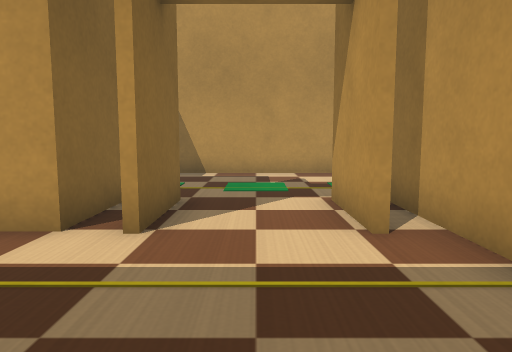
[1] (above)

13 first-person views from a walk through a Webots world. The camera is 0.23 m above the floor, tilts 6° down and sees 70° across. The floor is counted in squares, 0.2 m on a side. Each view is taken from the middle of a square. On the plan, view 1 faces up. The plan holds only what a view shows up to about 14 squares ahead; the rest is blank. The place goes on beyond the plan. The robots in the file are not drawn. Webots' stock objects and surfaces are drawn as simple stand-ins.

[2]
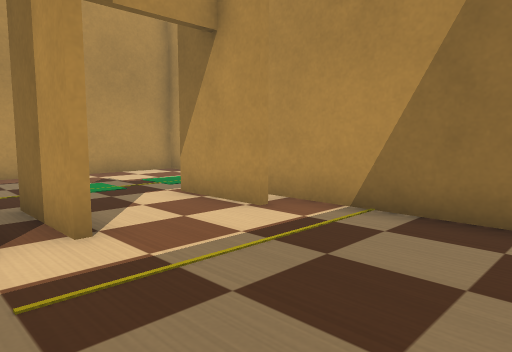

[3]
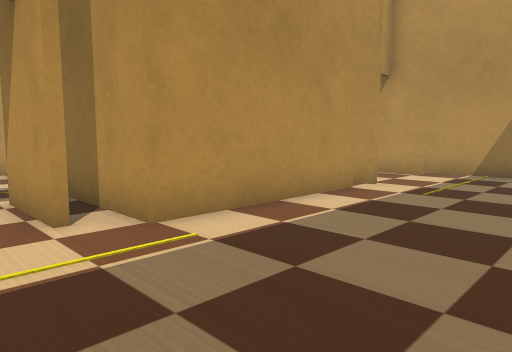

[4]
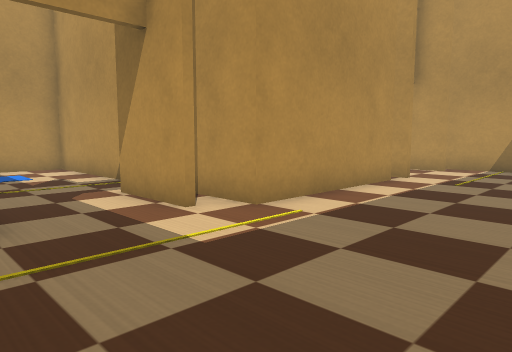

[5]
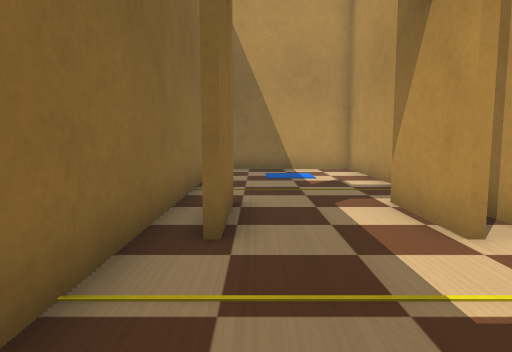

[6]
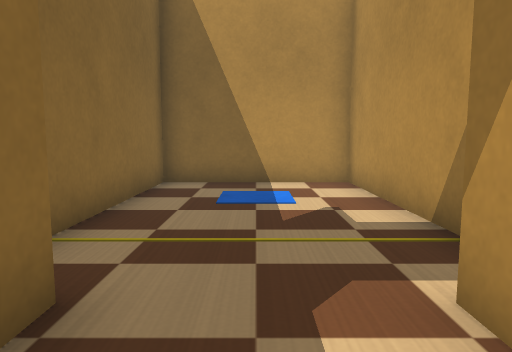

[7]
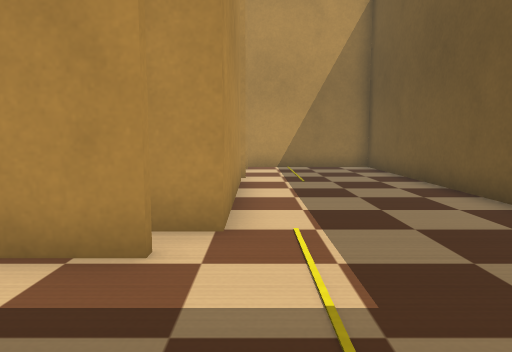

[8]
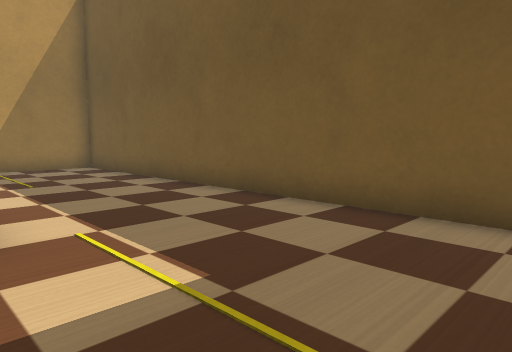

[9]
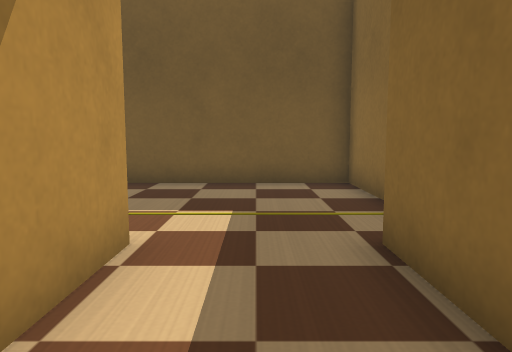

[10]
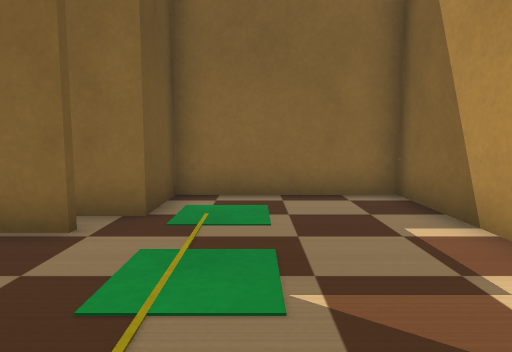

[11]
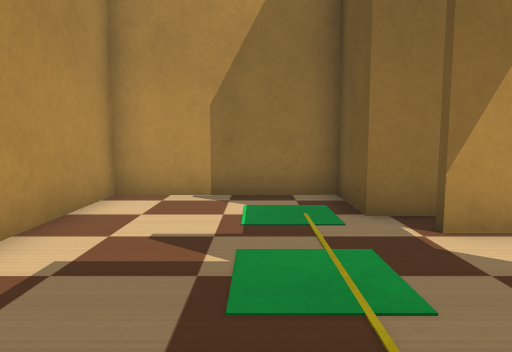

[12]
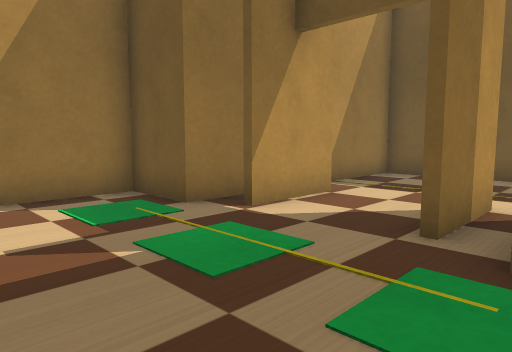

[13]
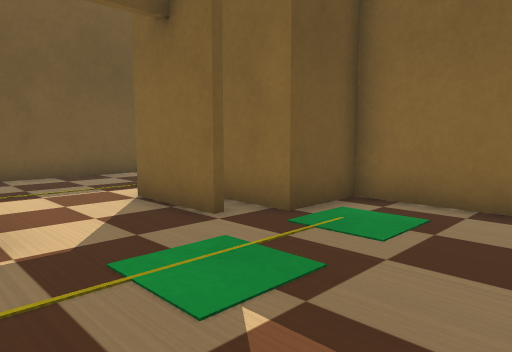

### Floor plan
Points are (right, up) in squares from view 1. A wall is a line through its corners. A room is listed if a view was taken in it or the views show most of it. See-through windows are left out.
Room 1 (views 1, 10, 11, 12, 13)
walls: (-1.4, 6.8) (-1.4, 4.2); (1.4, 4.2) (1.4, 6.8); (-1.5, -0.4) (2.4, -0.4) (2.4, 7.4) (4.4, 7.4) (4.4, 11.9) (-4.4, 11.9) (-4.4, 7.4) (-2.4, 7.4)
ways out: opening at (-1, 2) to room 2; gap at (-2, 7) to room 2
Room 2 (views 2, 3, 4, 5, 6, 7, 8, 9)
walls: (-8.6, 5) (-8.6, 7.5); (-11.4, 7.5) (-11.4, 5); (-7.6, 9.1) (-7.6, 14.4) (-12.4, 14.4) (-12.4, -0.4) (-1.5, -0.4); (-2.4, 7.4) (-2.4, 4.4) (-7.6, 4.4) (-7.6, 7.6); (-1.6, 4.2) (-1.6, 6.8)
ways out: opening at (-1, 2) to room 1; gap at (-2, 7) to room 1

Where each view was taken, in squares from view 1:
view 1: 0 up, 0 right, facing up
view 2: 0 up, 3 left, facing up-right
view 3: 0 up, 10 left, facing up-right
view 4: 0 up, 12 left, facing up-right
view 5: 1 up, 11 left, facing up
view 6: 5 up, 10 left, facing up
view 7: 4 up, 12 left, facing right
view 8: 5 up, 12 left, facing down-right
view 9: 9 up, 10 left, facing down
view 10: 9 up, 3 right, facing left
view 11: 9 up, 3 left, facing right
view 12: 11 up, 3 left, facing down-right
view 13: 11 up, 2 right, facing down-left
